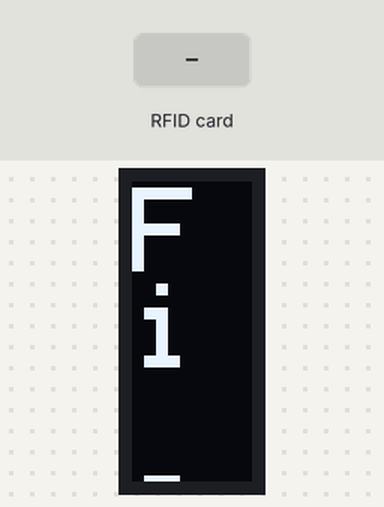
A sketch run on a simulated ESP32. Shown: 20×50 one-colour display. Inputs (shaded band) come from the test bench. WiFi joins after 1.5 s; servers stay silent unless stated; uploads are accepted with an empty reply; what the sketch prints to the serial monitor is not drawn.

Above: at 1.6 s.
At 3.7 s:
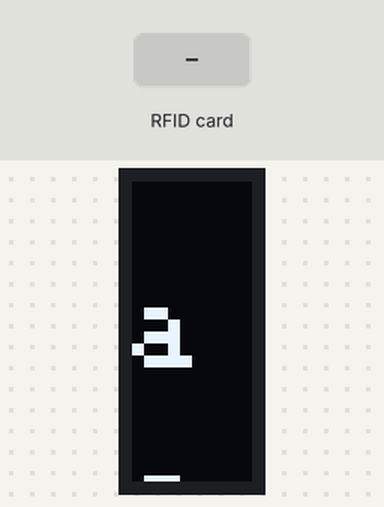
3.8 s: RFID card 5E 7A 19 C4 held to the reader
At 3.98 s:
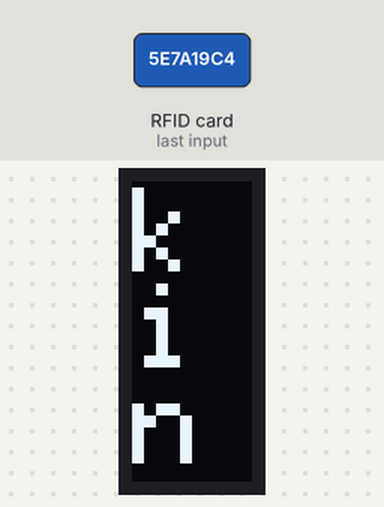
At 5.3 s:
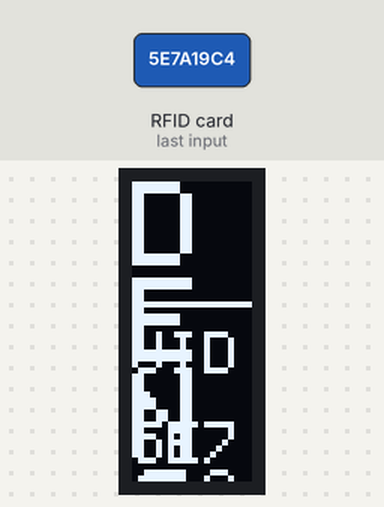
Timing chart, 0 to 6.8 s (numbered marks = the images above; inputs shaded):
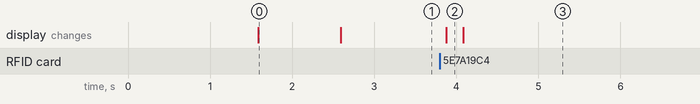

The sketch:

FINAL_CODE_INTEGRATED.ino
```cpp
#include <SPI.h>
#include <MFRC522.h>
#include <Wire.h>
#include <Adafruit_GFX.h>
#include <Adafruit_SSD1306.h>
#include <WiFi.h>
#include <HTTPClient.h>

// --- WIFI CONFIGURATION ---
// !!! IMPORTANT: Update these with your Wi-Fi credentials !!!
const char* ssid = "wifi name";
const char* password = "wifi password";

// --- GOOGLE APPS SCRIPT ENDPOINT ---
// !!! IMPORTANT: REPLACE THIS URL with your deployed Google Apps Script URL !!!
const String APPS_SCRIPT_URL = "WRITE YOUR GOOGLE APP SCRIPT URL HERE";

// --- ESP32 PIN
#define RST_PIN 5    // RST (Reset) connected to ESP32 GPIO 5
#define SS_PIN 17    // SDA (Slave Select) connected to ESP32 GPIO 17

MFRC522 rfid(SS_PIN, RST_PIN);

#define OLED_SDA 21 // SDA pin for OLED
#define OLED_SCL 22 // SCL pin for OLED

#define SCREEN_WIDTH 20
#define SCREEN_HEIGHT 50
#define OLED_RESET -1
Adafruit_SSD1306 display(SCREEN_WIDTH, SCREEN_HEIGHT, &Wire, OLED_RESET);

String sendDataToSheet(String uid_str) {
    if (WiFi.status() != WL_CONNECTED) {
        Serial.println("WiFi not connected. Cannot send data.");
        return "DENIED (NO WIFI)";
    }

    HTTPClient http;
    String url = APPS_SCRIPT_URL + "?uid=" + uid_str;
    http.begin(url);

    Serial.print("[HTTP] Sending UID to Apps Script: ");
    Serial.println(url);

    int httpResponseCode = http.GET();
    String response = "DENIED (SERVER ERROR)";

    if (httpResponseCode > 0) {
        Serial.print("[HTTP] Response code: ");
        Serial.println(httpResponseCode);

        response = http.getString();
        response.trim();
        Serial.print("[HTTP] Server Response: ");
        Serial.println(response);

        if (response.equals("GRANTED")) {
             return "GRANTED";
        } else {
             return "DENIED";
        }
    } else {
        Serial.print("[HTTP] Error on connection: ");
        Serial.println(httpResponseCode);
    }

    http.end();
    return response;
}

void displayMessage(const char* message) {
  display.clearDisplay();
  display.setTextSize(2);
  display.setTextColor(WHITE);

  int16_t x1, y1;
  uint16_t w, h;
  display.getTextBounds(message, 0, 0, &x1, &y1, &w, &h);
  display.setCursor((SCREEN_WIDTH - w) / 2, (SCREEN_HEIGHT - h) / 2);
  display.println(message);
  display.display();
}


void showDetailedResult(const char* status, String uid_str) {
    display.clearDisplay();

    display.setCursor(0, 0);
    display.setTextSize(2);
    display.setTextColor(WHITE);
    display.println(status);

    display.drawFastHLine(0, 20, SCREEN_WIDTH, WHITE);

    display.setTextSize(1);
    display.setCursor(0, 25);
    display.println("UID:");

    display.setTextSize(1);
    display.setCursor(0, 40);
    display.println(uid_str);

    display.setTextSize(1);
    display.setCursor(0, 56);
    display.println("Remove Card to Reset");

    display.display();
}

void connectToWiFi() {
    displayMessage("Connecting...");
    Serial.print("Connecting to Wi-Fi: ");
    Serial.println(ssid);

    WiFi.begin(ssid, password);

    int attempts = 0;
    while (WiFi.status() != WL_CONNECTED && attempts < 30) {
        delay(500);
        Serial.print(".");
        attempts++;
    }

    if (WiFi.status() == WL_CONNECTED) {
        Serial.println("\nWiFi Connected!");
        Serial.print("IP Address: ");
        Serial.println(WiFi.localIP());
        displayMessage("WiFi OK");
        delay(1000);
    } else {
        Serial.println("\nWiFi Failed! Rebooting...");
        displayMessage("WiFi Failed");
        delay(3000);
        ESP.restart();
    }
}


void setup() {
  Serial.begin(115200);
  Serial.println("--- ESP32 RFID IoT System Initializing ---");

  Wire.begin(OLED_SDA, OLED_SCL);

  SPI.begin();
  rfid.PCD_Init();

  if(!display.begin(SSD1306_SWITCHCAPVCC, 0x3C)) {
    Serial.println(F("SSD1306 allocation failed. Check wiring/address."));
    for(;;);
  }

  connectToWiFi();
  displayMessage("Scan a Card");
}

void loop() {

  if (WiFi.status() != WL_CONNECTED) {
    Serial.println("Lost WiFi connection. Attempting to reconnect...");
    displayMessage("Reconnecting");
    connectToWiFi();
    displayMessage("Scan a Card");
    return;
  }


  if (!rfid.PICC_IsNewCardPresent() || !rfid.PICC_ReadCardSerial()) {
    delay(50);
    return;
  }

  String uid_hex_str = "";
  for (byte i = 0; i < rfid.uid.size; i++) {
    if (rfid.uid.uidByte[i] < 0x10) {
      uid_hex_str += "0";
    }
    uid_hex_str += String(rfid.uid.uidByte[i], HEX);
  }
  uid_hex_str.toUpperCase();

  Serial.print("\n--- NEW SCAN DETECTED ---");
  Serial.print("\nScanned UID (Hex String): ");
  Serial.println(uid_hex_str);

  displayMessage("Checking...");

  String status_result = sendDataToSheet(uid_hex_str);

  const char* statusMessage;
  if (status_result.equals("GRANTED")) {
    statusMessage = "GRANTED";
    Serial.println("-> ACCESS GRANTED!");
  } else {
    statusMessage = "DENIED";
    Serial.println("-> ACCESS DENIED!");
  }

  showDetailedResult(statusMessage, uid_hex_str);

  rfid.PICC_HaltA();
  rfid.PCD_StopCrypto1();

  delay(3000);


  displayMessage("Scan a Card");
}
```

Measured:
- after the input at 3.8 s, the display: changes after 0.08 s (image 2)
- what the display in image 0 shows lasts 1.0 s, from 1.6 s to 2.6 s
